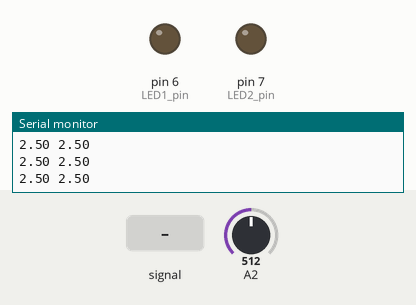
Simulated run of this sketch. Board: Arduino Uno, built with avr-gcc and run on an emulated ATmega328P. Parts: output pins drawn as LEDs (lit = HIGH), the last lines printed to the serial monitor. Dashed ring = blinking. The test bench sets the inputs (shaded band); at power-on: A2 = 512.

Above: at 1.2 s.
1.3 s: A2 fed a 2 Hz sine of ±306 counts around its level
At 1.66 s:
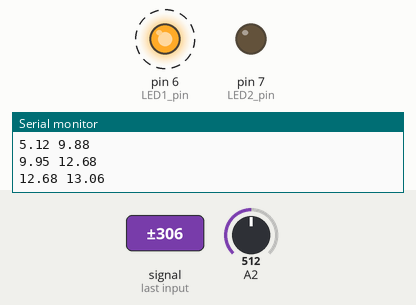
4.3 s: A2 set to 122
At 4.9 s:
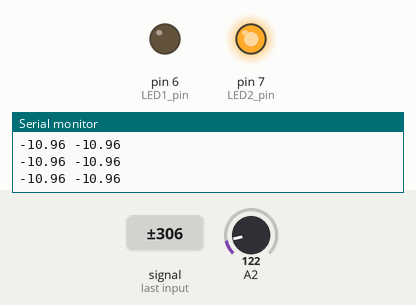
5.8 s: A2 set to 142
7.3 s: A2 set to 164
At 8.5 s:
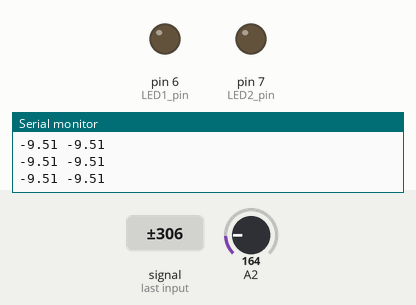
8.8 s: A2 set to 90
At 10.0 s:
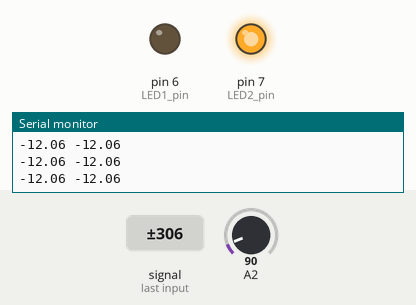
10.3 s: A2 set to 716
At 10.9 s:
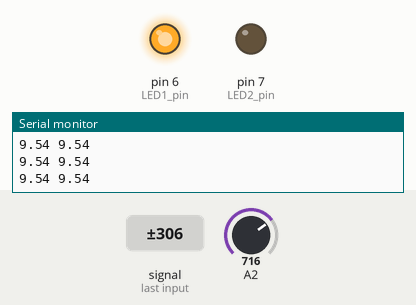
Timing chart, 0 to 12.8 s (numbered marks = the images above; inputs shaded):
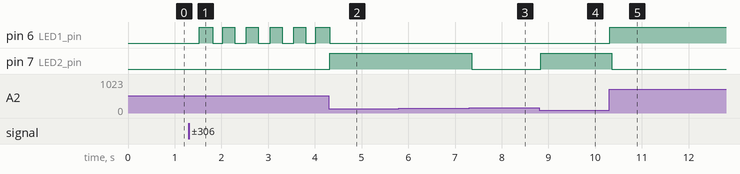

The sketch:

arduino-controlpilot-observer.ino
```cpp
/* Arduino ControlPilot Observer

   Purpose: Measure the control pilot voltage of electrical cars charge port, and show
   the result with LEDs. Print the results on serial port.
*/


#define LED1_pin 6 /* LED1 shows that the high-voltage of the CP is in valid range (6V to 12V) */
#define LED2_pin 7 /* LED2 shows that the low-voltage of the CP is in valid range (-12V) */

void setup() {
  Serial.begin(115200);
  pinMode(LED1_pin, OUTPUT);
  pinMode(LED2_pin, OUTPUT);
}

/* we have a voltage divider between the CP and the controller port. */
#define R1 100000.0 /* 100k upper resistor */
#define R2 (33000.0/2) /* two 33k are the lower divider resistor. One to ground, one to 5V */

float uMin, uMax;

void loop() {
  uint16_t analogValueCP;
  float voltageCP_V;
  uint16_t i;
  uMin=100;
  uMax=-uMin;
  for (i=0; i<200; i++) { /* take 200 samples of the analog input and calculate the min and max voltage */
    analogValueCP = analogRead(A2);
    voltageCP_V = 2.5 + ((float)analogValueCP - 512.0) * 5.0 / 1023 * (R1+R2)/R2;
    if (voltageCP_V<uMin) uMin = voltageCP_V;
    if (voltageCP_V>uMax) uMax = voltageCP_V;
  }
  //Serial.print(analogValueCP);
  Serial.println(String(uMin) + " " + String(uMax));
  /* control the LEDs depending on the min and max voltage */
  if ((uMax>4) && (uMax<14)) { /* nominal 6V, 9V or 12V. We give 2V tolerance. */
    digitalWrite(LED1_pin, HIGH);
  } else {
    digitalWrite(LED1_pin, LOW);
  }
  if ((uMin>-14) && (uMin<-10)) { /* nominal -12V. We give 2V tolerance. */
    digitalWrite(LED2_pin, HIGH);
  } else {
    digitalWrite(LED2_pin, LOW);
  }
}
```

Measured:
- the behaviour switches between 149 and 150 on A2 (found by bisection; images 2 and 3)
- after the input at 1.3 s, pin 6 (LED1_pin): alternates HIGH for 0.25 s and LOW for 0.25 s, starting after 0.22 s
- after the input at 4.3 s, pin 6 (LED1_pin): goes on until 4.3 s, then stays LOW; pin 7 (LED2_pin): LOW → HIGH at once
- after the input at 7.3 s, pin 7 (LED2_pin): HIGH → LOW after 0.06 s
- after the input at 8.8 s, pin 7 (LED2_pin): LOW → HIGH at once
- after the input at 10.3 s, pin 6 (LED1_pin): LOW → HIGH at once; pin 7 (LED2_pin): HIGH → LOW after 0.05 s
